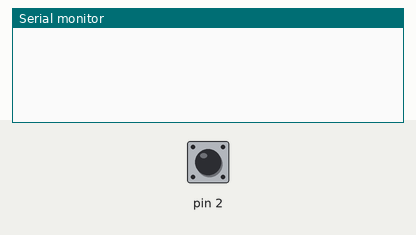
Simulated run of this sketch. Board: Arduino Uno, built with avr-gcc and run on an emulated ATmega328P. Shown: the last lines printed to the serial monitor. The test bench sets the inputs (shaded band); at power-on: pin 2 HIGH.

Above: at 1.2 s.
1.3 s: pin 2 driven LOW
At 1.9 s:
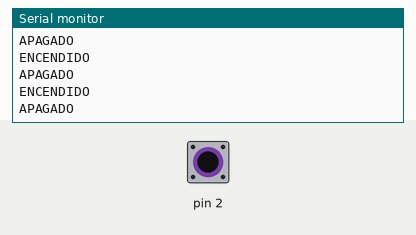
2.8 s: pin 2 driven HIGH
At 5.6 s:
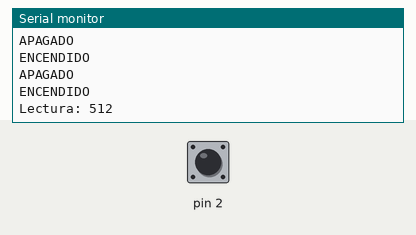
5.8 s: pin 2 driven LOW
At 6.6 s:
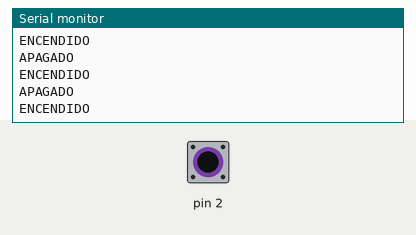

Measured:
- after the input at 1.3 s, the serial monitor: prints a new line at once (image 1)
- after the input at 2.8 s, the serial monitor: prints a new line after 2.0 s (image 2)

The sketch:

BolaniosBolivar_DeberNo8.ino
```cpp
/* DEBER 8: Realizar un código que el sistema se reinicia cada minuto, active el conversor análogo-digital
   NOMBRE: Bolaños Bolivar

   Realice una lectura y vuelve el sistema a un modo sleep.
*/

#include<avr/power.h>
#include<avr/sleep.h>
#include<avr/wdt.h>
#include<MsTimer2.h>
int timer=0;
int btn=0;
int cont=0;


void setup() {
  Serial.begin(9600);
  MsTimer2::set(1000,reloj);
  attachInterrupt(0,activacion,LOW);
}

void loop() {
  delay(1000);
}

void activacion(){
  switch(btn){
    case 0:
      timer = 60;
      Serial.println("ENCENDIDO");
      MsTimer2::start();
      btn++;
    break;

    case 1:
      Serial.println("APAGADO");
      timer=0;
      btn=0;
      cont=0;
      MsTimer2::stop();
      power_adc_disable();
    break;
  }
}

void reloj(){
  if(cont!=1){
    power_adc_disable();
  }
  else{
    power_adc_enable();
    delay(50);
    Serial.println(String("Lectura: ")+String(analogRead(0)));
  }

  if(cont==60){
    cont=0;
  }

  cont++;
  power_adc_disable();
}
```
